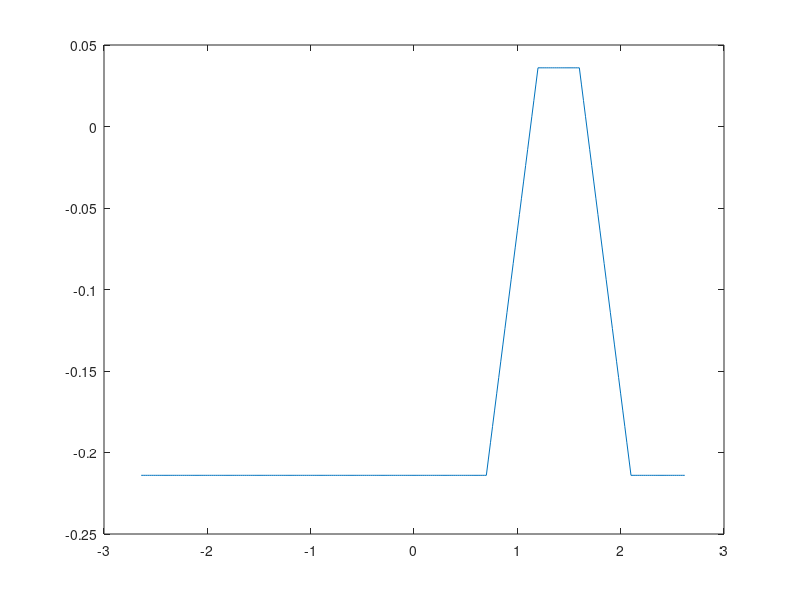
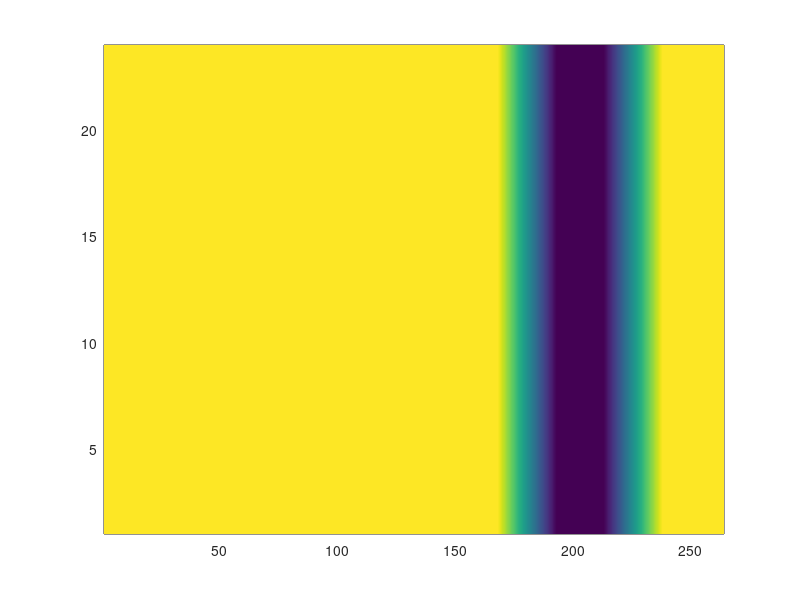

These charts were generated, in order, by the following MATLAB code: (Note: this script raises an error after producing the figures.)
clear all
dx=0.02;

x=[-2.64:dx:2.64-dx]; % 264
% y=[-0.02:0.02:0.02];

m=length(x);
% n=length(y);
n=0.48/dx;


% s=0.214+min(0,max(-0.33,0.5*abs(x-1.4)-0.35));
s=0.214+min(0,max(-0.250,0.5*abs(x-1.4)-0.35));

dep=zeros(n,m);
for j=1:n
dep(j,:)=s(:);
end

figure(1)
plot(x,-dep(2,:))
figure(2)
pcolor(dep)
shading interp

save -ASCII dep2.txt dep